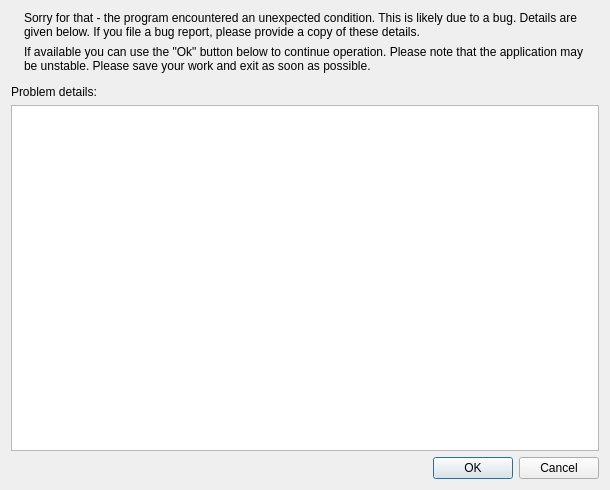
<?xml version="1.0" encoding="UTF-8"?>
<ui version="4.0">
 <class>CrashMessage</class>
 <widget class="QDialog" name="CrashMessage">
  <property name="geometry">
   <rect>
    <x>0</x>
    <y>0</y>
    <width>610</width>
    <height>490</height>
   </rect>
  </property>
  <property name="windowTitle">
   <string>Application Crashed</string>
  </property>
  <layout class="QVBoxLayout" name="verticalLayout">
   <item>
    <widget class="QFrame" name="frame">
     <property name="frameShape">
      <enum>QFrame::NoFrame</enum>
     </property>
     <property name="frameShadow">
      <enum>QFrame::Raised</enum>
     </property>
     <layout class="QGridLayout" name="gridLayout">
      <property name="leftMargin">
       <number>0</number>
      </property>
      <property name="topMargin">
       <number>0</number>
      </property>
      <property name="rightMargin">
       <number>0</number>
      </property>
      <property name="bottomMargin">
       <number>0</number>
      </property>
      <item row="0" column="1">
       <widget class="QLabel" name="label">
        <property name="text">
         <string>Sorry for that - the program encountered an unexpected condition. This is likely due to a bug. Details are given below. If you file a bug report, please provide a copy of these details.</string>
        </property>
        <property name="wordWrap">
         <bool>true</bool>
        </property>
       </widget>
      </item>
      <item row="1" column="1">
       <widget class="QLabel" name="label_2">
        <property name="text">
         <string>If available you can use the &quot;Ok&quot; button below to continue operation. Please note that the application may be unstable. Please save your work and exit as soon as possible.</string>
        </property>
        <property name="wordWrap">
         <bool>true</bool>
        </property>
       </widget>
      </item>
      <item row="0" column="0" rowspan="2">
       <widget class="QLabel" name="label_4">
        <property name="sizePolicy">
         <sizepolicy hsizetype="Fixed" vsizetype="Preferred">
          <horstretch>0</horstretch>
          <verstretch>0</verstretch>
         </sizepolicy>
        </property>
        <property name="text">
         <string/>
        </property>
        <property name="pixmap">
         <pixmap resource="../../icons/icons.qrc">:/bug.png</pixmap>
        </property>
        <property name="alignment">
         <set>Qt::AlignLeading|Qt::AlignLeft|Qt::AlignVCenter</set>
        </property>
       </widget>
      </item>
     </layout>
    </widget>
   </item>
   <item>
    <spacer name="verticalSpacer">
     <property name="orientation">
      <enum>Qt::Vertical</enum>
     </property>
     <property name="sizeType">
      <enum>QSizePolicy::Fixed</enum>
     </property>
     <property name="sizeHint" stdset="0">
      <size>
       <width>20</width>
       <height>6</height>
      </size>
     </property>
    </spacer>
   </item>
   <item>
    <widget class="QLabel" name="label_3">
     <property name="text">
      <string>Problem details:</string>
     </property>
    </widget>
   </item>
   <item>
    <widget class="QPlainTextEdit" name="text">
     <property name="lineWrapMode">
      <enum>QPlainTextEdit::NoWrap</enum>
     </property>
     <property name="readOnly">
      <bool>true</bool>
     </property>
    </widget>
   </item>
   <item>
    <widget class="QDialogButtonBox" name="buttonBox">
     <property name="orientation">
      <enum>Qt::Horizontal</enum>
     </property>
     <property name="standardButtons">
      <set>QDialogButtonBox::Cancel|QDialogButtonBox::Ok</set>
     </property>
    </widget>
   </item>
  </layout>
 </widget>
 <tabstops>
  <tabstop>buttonBox</tabstop>
 </tabstops>
 <resources>
  <include location="../../icons/icons.qrc"/>
 </resources>
 <connections>
  <connection>
   <sender>buttonBox</sender>
   <signal>accepted()</signal>
   <receiver>CrashMessage</receiver>
   <slot>accept()</slot>
   <hints>
    <hint type="sourcelabel">
     <x>257</x>
     <y>455</y>
    </hint>
    <hint type="destinationlabel">
     <x>157</x>
     <y>274</y>
    </hint>
   </hints>
  </connection>
  <connection>
   <sender>buttonBox</sender>
   <signal>rejected()</signal>
   <receiver>CrashMessage</receiver>
   <slot>reject()</slot>
   <hints>
    <hint type="sourcelabel">
     <x>325</x>
     <y>455</y>
    </hint>
    <hint type="destinationlabel">
     <x>286</x>
     <y>274</y>
    </hint>
   </hints>
  </connection>
 </connections>
</ui>
